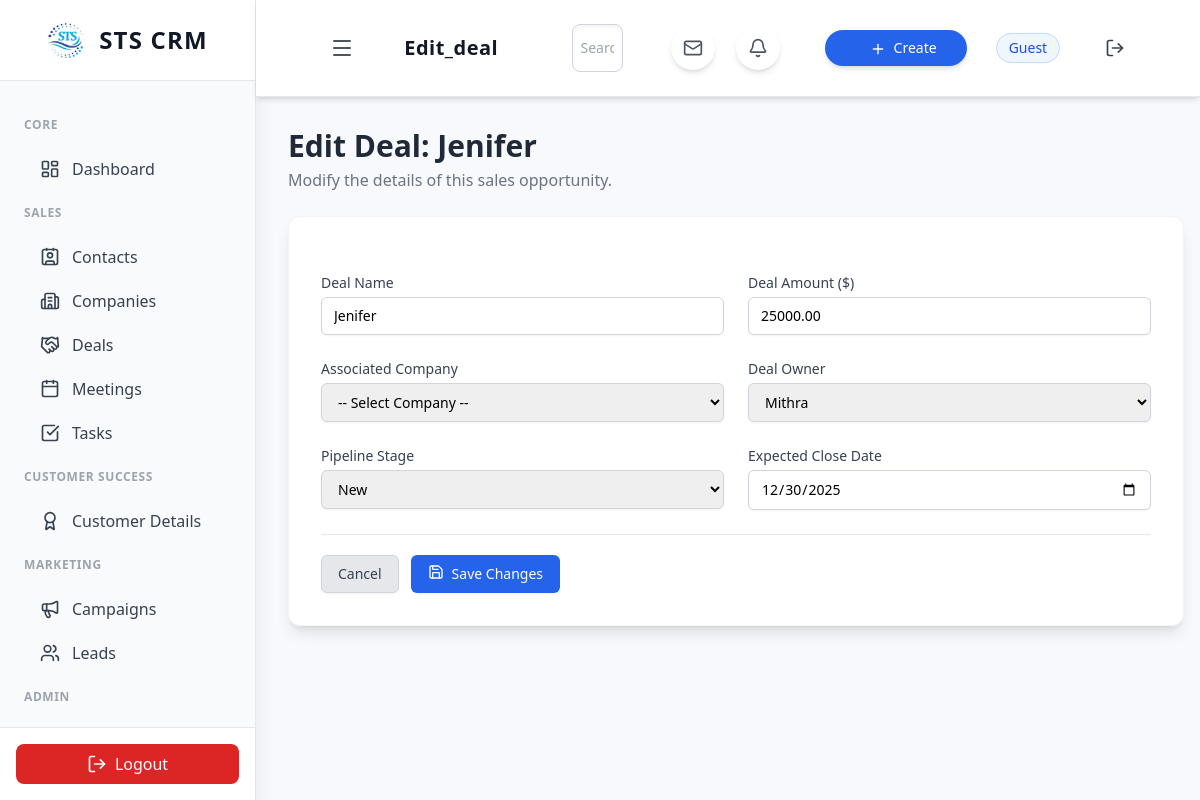
/edit_deal.php?id=14, run on the app's committed database.
### tables this page shows
CREATE TABLE `deals` (
  `id` int(11) UNSIGNED NOT NULL,
  `deal_name` varchar(255) NOT NULL,
  `amount` decimal(10,2) NOT NULL,
  `stage` varchar(50) NOT NULL,
  `close_date` date DEFAULT NULL,
  `company_id` int(11) UNSIGNED DEFAULT NULL,
  `owner_id` int(11) UNSIGNED DEFAULT NULL,
  `created_at` timestamp NOT NULL DEFAULT current_timestamp(),
  `updated_at` timestamp NOT NULL DEFAULT current_timestamp() ON UPDATE current_timestamp(),
  `opening_date` date NOT NULL DEFAULT curdate(),
  `lead_id` int(11) NOT NULL
);

### edit_deal.php (the view, shortened to what this page needs)
<?php
include 'api/db.php';
$deal_id = (int)($_GET['id'] ?? 0);
$stmt_deal = $conn->prepare("
    SELECT * FROM deals
    WHERE id = ?
");
$stmt_deal->bind_param("i", $deal_id);
$stmt_deal->execute();
$result_deal = $stmt_deal->get_result();
$deal = $result_deal->fetch_assoc();
$users_result = $conn->query("SELECT id, name FROM users ORDER BY name ASC");
$users = [];
if ($users_result) {
    while ($user = $users_result->fetch_assoc()) {
        $users[] = $user;
    }
}
$pipeline_stages = ['New', 'Qualification', 'Proposal Sent', 'Negotiation', 'Closed Won', 'Closed Lost'];
?>
<div class="flex justify-between items-start mb-6">
    <div>
        <h1 class="text-3xl font-bold text-gray-800">Edit Deal: <?= htmlspecialchars($deal['deal_name']) ?></h1>
        <p class="text-gray-500 mt-1">Modify the details of this sales opportunity.</p>
    </div>
</div>
<div class="bg-white rounded-xl shadow-lg border border-gray-100 p-8 max-w-4xl">
    <form action="api/update_deal_process.php" method="POST" class="space-y-6">
        <div class="grid grid-cols-1 md:grid-cols-2 gap-6">
            <div>
                <label for="deal_name" class="text-sm font-medium text-gray-700 block">Deal Name</label>
                <input type="text" id="deal_name" name="deal_name" required
                       value="<?= htmlspecialchars($deal['deal_name']) ?>"
                       class="mt-1 block w-full border border-gray-300 rounded-md shadow-sm py-2 px-3 focus:ring-blue-500 focus:border-blue-500 sm:text-sm">
            </div>
            <div>
                <label for="amount" class="text-sm font-medium text-gray-700 block">Deal Amount ($)</label>
                <input type="number" id="amount" name="amount" step="0.01" required
                       value="<?= htmlspecialchars($deal['amount']) ?>"
                       class="mt-1 block w-full border border-gray-300 rounded-md shadow-sm py-2 px-3 focus:ring-blue-500 focus:border-blue-500 sm:text-sm">
            </div>
        </div>
        <div class="grid grid-cols-1 md:grid-cols-2 gap-6">
            <div>
                <label for="company_id" class="text-sm font-medium text-gray-700 block">Associated Company</label>
                <select id="company_id" name="company_id" required
                        class="mt-1 block w-full border border-gray-300 rounded-md shadow-sm py-2 px-3 focus:ring-blue-500 focus:border-blue-500 sm:text-sm">
                    <option value="">-- Select Company --</option>
                </select>
            </div>
            <div>
                <label for="owner_id" class="text-sm font-medium text-gray-700 block">Deal Owner</label>
                <select id="owner_id" name="owner_id" required
                        class="mt-1 block w-full border border-gray-300 rounded-md shadow-sm py-2 px-3 focus:ring-blue-500 focus:border-blue-500 sm:text-sm">
                    <?php
                    foreach($users as $u) {
                        $selected = ($u['id'] == $deal['owner_id']) ? 'selected' : '';
                        echo "<option value=\"{$u['id']}\" $selected>" . htmlspecialchars($u['name']) . "</option>";
                    }
                    ?>
                </select>
            </div>
        </div>
        <div class="grid grid-cols-1 md:grid-cols-2 gap-6">
            <div>
                <label for="stage" class="text-sm font-medium text-gray-700 block">Pipeline Stage</label>
                <select id="stage" name="stage" required
                         class="mt-1 block w-full border border-gray-300 rounded-md shadow-sm py-2 px-3 focus:ring-blue-500 focus:border-blue-500 sm:text-sm">
                    <?php
                    foreach($pipeline_stages as $stage_option) {
                        $selected = ($stage_option === $deal['stage']) ? 'selected' : '';
                        echo "<option value=\"$stage_option\" $selected>$stage_option</option>";
                    }
                    ?>
                </select>
            </div>
            <div>
                <label for="close_date" class="text-sm font-medium text-gray-700 block">Expected Close Date</label>
                <input type="date" id="close_date" name="close_date"
                       value="<?= htmlspecialchars($deal['close_date'] ?? '') ?>"
                       class="mt-1 block w-full border border-gray-300 rounded-md shadow-sm py-2 px-3 focus:ring-blue-500 focus:border-blue-500 sm:text-sm">
            </div>
        </div>
        <div class="pt-5 border-t border-gray-200 mt-8">
            <div class="flex justify-between items-center">
                <div class="flex">
                    <a href="deals.php" class="bg-gray-200 py-2 px-4 border border-gray-300 rounded-md shadow-sm text-sm font-medium text-gray-700 hover:bg-gray-300 transition">
                        Cancel
                    </a>
                    <button type="submit" class="ml-3 inline-flex justify-center py-2 px-4 border border-transparent rounded-md shadow-sm text-sm font-medium text-white bg-blue-600 hover:bg-blue-700">
                        <i data-lucide="save" class="w-4 h-4 inline mr-2"></i> Save Changes
                    </button>
                </div>
            </div>
        </div>
    </form>
</div>
<?php
include 'includes/layout.php';
?>

### includes/layout.php (style rules this page uses)
body { background-color: #f7f9fc; }

### data on the page
deals: deal_name "Jenifer", amount "25000.00", close_date "12/30/2025"

### other printed values
str_replace('.php', '', $current_page) "Edit_deal"
$_SESSION['user_name'] "Guest"
form field owner_id "Mithra"
form field stage "New"
